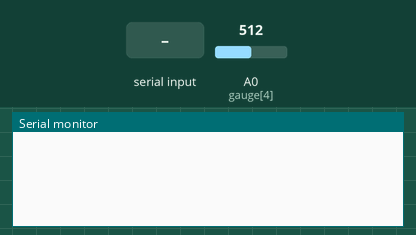
Bench run of a sketch on a simulated Arduino Uno, built with avr-gcc and run on an emulated ATmega328P. Parts: the last lines printed to the serial monitor. The inputs (shaded band) are chosen by the test bench; at power-on: A0 (gauge[4]) = 512.

Above: at 1.4 s.
1.5 s: "1\n" received over Serial
At 2.0 s:
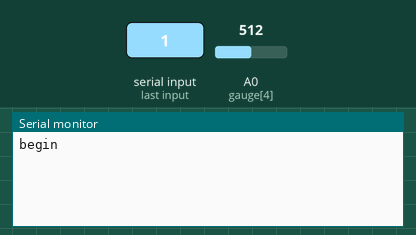
3.0 s: byte 10 (10) received over Serial
At 3.4 s:
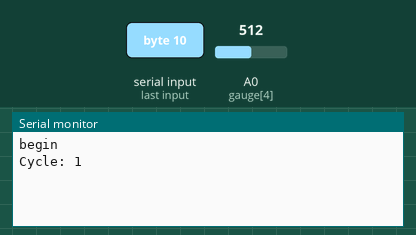
Timing chart, 0 to 6.0 s (numbered marks = the images above; inputs shaded):
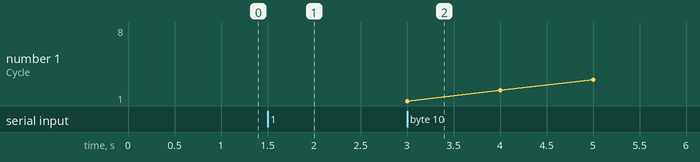

Measured:
- after the input at 1.5 s, the serial monitor: prints a new line at once (image 1)
- after the input at 3.0 s, the serial monitor: prints a new line at once (image 2)

The sketch:

actuator_cycle_testing.ino
```cpp
int gauge[]={10, 11, 12, 13, 14, 15}; // set pins according to appropriate pins on Arduino
//int valve[] = {0,22,24,26,28,30,32,34,36};

int valve_start=38;
int valve[9];

//int source = valve[1];
//int input = valve [2];
//int gate = valve[3];
//int trig = valve[4];
//int output = gauge[2];

float m1 = 0.122396557;
float b1 = -12.32408416;

float m2 = 0.037207304;
float b2 = -3.773052632;

float output_pressure;

void setup(){
  for (int i=1; i < 9; i++){
    valve[i]=valve_start+2*(i-1);
    pinMode(valve[i], OUTPUT);
    digitalWrite(valve[i],LOW);
  }
  Serial.begin(9600);
  delay(500);
  while(Serial.read()!=10);
  Serial.println("begin");

}

void loop(){
  unsigned long counter = 0;

  while(Serial.read()!=10);
  int num_valves=6;
  while (true) {
    counter++;

    Serial.print("Cycle: "); Serial.print(counter);
    for (int i=1; i<num_valves+1;i++){
      digitalWrite(valve[i],HIGH);
    }
//    digitalWrite(valve[2],HIGH);
    delay(500);
    Serial.print(" Pressure: "); Serial.println((float)analogRead(gauge[4])*m1+b1);
    for (int i =1; i<num_valves+1;i++){
      digitalWrite(valve[i],LOW);
    }
//    digitalWrite(valve[2],LOW);
    delay(500);

    if (Serial.read()==10) break;
  }
}

//void gate_cycle(){
//  digitalWrite(gate,LOW);
//  delay(200);
//  digitalWrite(gate,HIGH);
//  delay(50);
//}
//
//void trig_cycle(){
//  digitalWrite(trig,LOW);
//  delay(200);
//  digitalWrite(trig,HIGH);
//  delay(50);
//}
```
